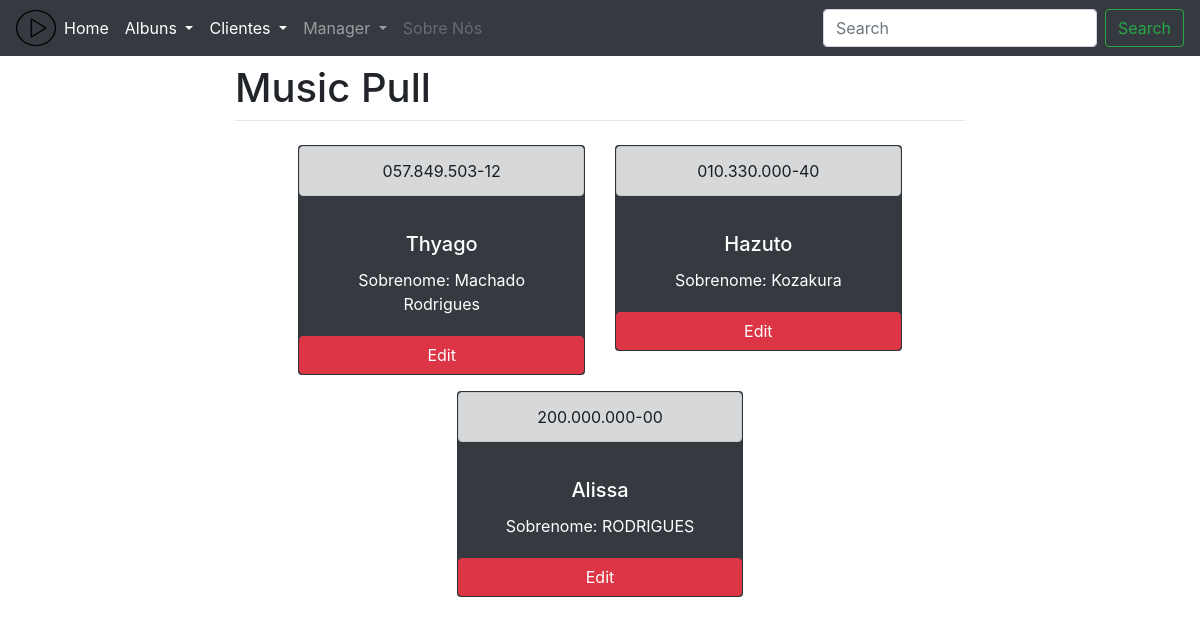
Page /Rc/ on the earlier database version.
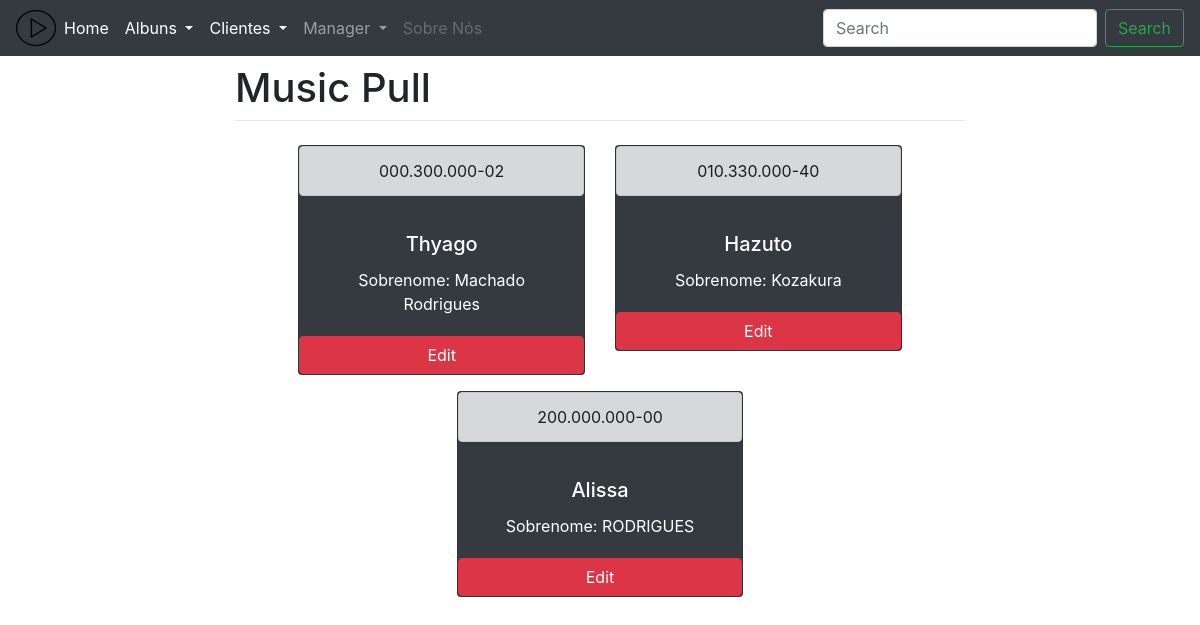
Same page on the later database version.
### musicas/models.py (models this page shows)
class Clientes (models.Model):
	nome = models.CharField(max_length=70,verbose_name='Nome')
	sobrenome = models.CharField(max_length=70,verbose_name='Sobrenome',default='')
	cpf = models.CharField(max_length=14,verbose_name='Cpf',default='000.000.000-00')
	class Meta:
		verbose_name_plural='Clientes'
	def __str__(self):
		return self.nome

### musicas/views.py (the view)
# urls.py: path('Rc/',rcliente,name="rC"),
def rcliente(request):
	data = {}
	data['clientes']= Clientes.objects.all()
	return render(request, 'musicas/listagemC.html',data)

### templates/musicas/listagemC.html
{% extends 'musicas/base.html' %}
{% block content %}
<div class="row justify-content-center" id="cards">
	{%for cliente in clientes %}
		<div class="col-sm-5">
			<div  class="card text-white text-center bg-dark mb-3" style="max-width: 18rem;" >
				<div class="alert alert-dark" role="alert">{{cliente.cpf}}</div>
				<div class="card-body">
					<h5 class="card-title"> {{cliente}}</h5>
					<p class="card-text">Sobrenome: {{cliente.sobrenome}}</p>
				</div>
				<a href="{% url 'updC' cliente.id %}" class="btn btn-danger">Edit</a>
			</div>
		</div>
	{%endfor%}
</div>
{% endblock %}

Differences in the rows shown:
changed Clientes "Thyago": cpf "057.849.503-12" → "000.300.000-02"
